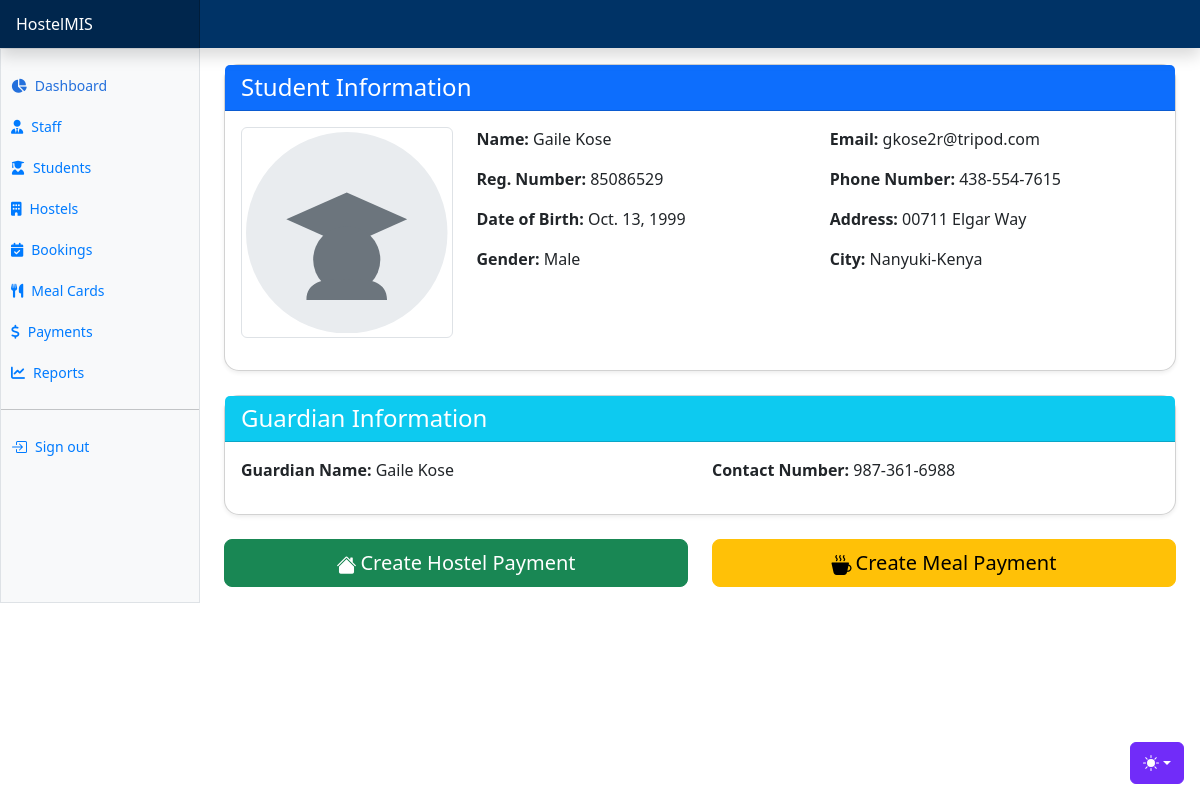
Screenshot of /students/106/details with the database file from the repository.
### apps/students/models.py (models this page shows, shortened)
class Student(AbsoluteBaseModel):
    user = models.OneToOneField("users.User", on_delete=models.CASCADE)
    registration_number = models.CharField(max_length=255)
    guardian_name = models.CharField(max_length=255, null=True)
    guardian_phone_number = models.CharField(max_length=255, null=True)
    status = models.CharField(max_length=255, choices=STUDENT_STATUS_CHOICES)
    room_assigned = models.ForeignKey("hostels.HostelRoom", on_delete=models.CASCADE, null=True)
    hostel_assigned = models.ForeignKey("hostels.Hostel", on_delete=models.CASCADE, null=True, related_name="hostelstudents")

### apps/users/models.py (models this page shows, shortened)
class User(AbstractUser, AbsoluteBaseModel):
    role = models.ForeignKey(UserRole, on_delete=models.CASCADE, null=True)
    gender = models.CharField(max_length=10, choices=GENDER_CHOICES)
    phone_number = models.CharField(max_length=255)
    address = models.CharField(max_length=255, null=True)
    city = models.CharField(max_length=255, null=True)
    country = models.CharField(max_length=255, null=True)
    date_of_birth = models.DateField(default="1999-10-10")
    def name(self):
        return f"{self.first_name} {self.last_name}"

### apps/students/views.py (the view)
# urls.py: path("<int:id>/details", student_details, name="student-details"),
def student_details(request, id):
    student = Student.objects.get(id=id)
    context = {"student": student}
    return render(request, "students/student_details.html", context)

### templates/students/student_details.html (shortened to what this page needs)
{% extends "base.html" %}
{% block content %}
<div class="card mb-4 shadow-sm">
    <div class="card-header bg-primary text-white">
        <h4 class="mb-0">Student Information</h4>
    </div>
    <div class="card-body">
        <div class="row">
            <div class="col-md-3">
            </div>
            <div class="col-md-9">
                <div class="row">
                    <div class="col-md-6">
                        <p><strong>Name:</strong> {{student.user.name}}</p>
                        <p><strong>Reg. Number:</strong> {{student.registration_number}}</p>
                        <p><strong>Date of Birth:</strong> {{student.user.date_of_birth}}</p>
                        <p><strong>Gender:</strong> {{student.user.gender}}</p>
                    </div>
                    <div class="col-md-6">
                        <p><strong>Email:</strong> {{student.user.email}}</p>
                        <p><strong>Phone Number:</strong> {{student.user.phone_number}}</p>
                        <p><strong>Address:</strong> {{student.user.address}}</p>
                        <p><strong>City:</strong> {{student.user.city}}-{{student.user.country}}</p>
                    </div>
                </div>
            </div>
        </div>
    </div>
</div>
<div class="card mb-4 shadow-sm">
    <div class="card-header bg-info text-white">
        <h4 class="mb-0">Guardian Information</h4>
    </div>
    <div class="card-body">
        <div class="row">
            <div class="col-md-6">
                <p><strong>Guardian Name:</strong> {{student.guardian_name}}</p>
            </div>
            <div class="col-md-6">
                <p><strong>Contact Number:</strong> {{student.guardian_phone_number}}</p>
            </div>
        </div>
    </div>
</div>
<div class="row">
    <div class="col-md-6">
        <button type="button" class="btn btn-success btn-lg w-100 mb-3" data-bs-toggle="modal" data-bs-target="#hostelPaymentModal">
            <i class="bi bi-house-fill me-2"></i>Create Hostel Payment
        </button>
    </div>
    <div class="col-md-6">
        <button type="button" class="btn btn-warning btn-lg w-100 mb-3" data-bs-toggle="modal" data-bs-target="#mealPaymentModal">
            <i class="bi bi-cup-hot-fill me-2"></i>Create Meal Payment
        </button>
    </div>
</div>
{% endblock content %}

### static/dashboard.css (style rules this page uses)
.bi { display: inline-block; width: 1rem; height: 1rem; }

### templates/base.html (style rules this page uses)
.card { border-radius: 15px; }
.bi { vertical-align: -.125em; fill: currentColor; }

### rows the page displays
Student: user.name "Gaile Kose", registration_number "85086529", user.date_of_birth "Oct. 13, 1999", user.gender "Male", user.email "gkose2r@tripod.com", user.phone_number "438-554-7615", user.address "00711 Elgar Way", user.city "Nanyuki", user.country "Kenya", guardian_name "Gaile Kose", guardian_phone_number "987-361-6988"
